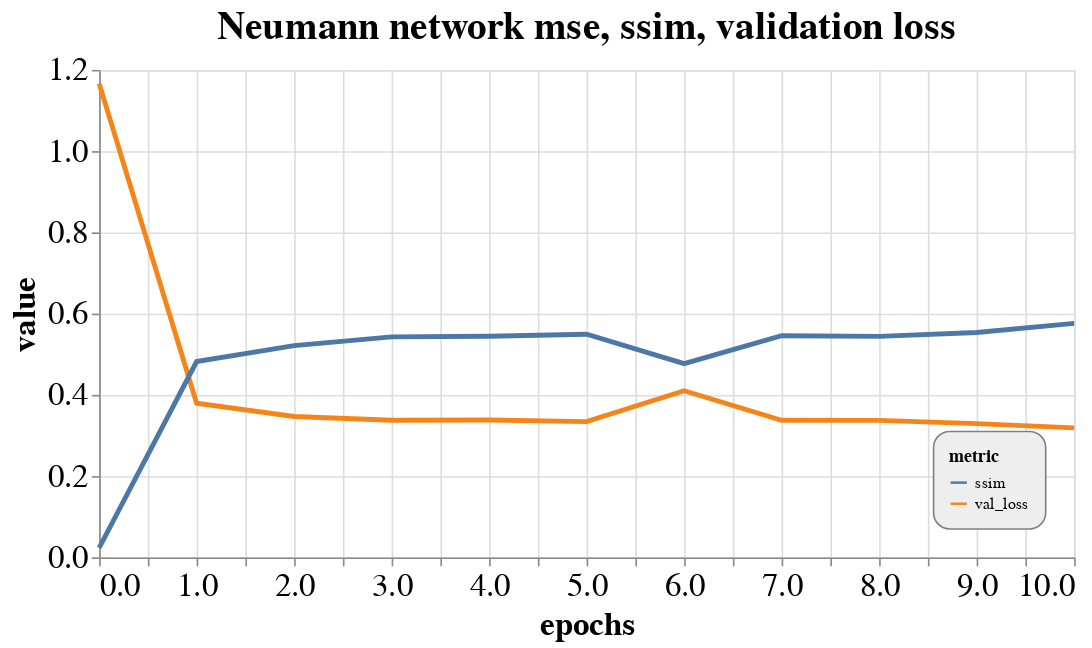

The notebook cell saved with this chart:
### Code cell
path = Path("experiments/neumann/20200504_blocks_6_10_100/validation_metrics/metrics.csv")
metrics = pd.read_csv(path)
metrics = metrics.drop(["psnr", "nmse"], axis=1)
metrics.index = metrics.index.set_names(['epochs'])
metrics_chart(metrics, "Neumann network mse, ssim, validation loss")

### Figure 1 — Vega-Lite specification as saved in the notebook (floating-point values rounded to 4 significant figures)
{"config": {"view": {"continuousWidth": 400, "continuousHeight": 300}, "axis": {"labelFontSize": 20, "titleFontSize": 20}, "legend": {"cornerRadius": 10, "fillColor": "#EEEEEE", "orient": "bottom-right", "padding": 10, "strokeColor": "gray"}, "title": {"fontSize": 24}}, "data": {"name": "data-da021677e952d47d06940400a62cd82f"}, "mark": {"type": "line", "strokeWidth": 3.0}, "encoding": {"color": {"type": "nominal", "field": "metric"}, "x": {"type": "quantitative", "field": "epochs"}, "y": {"type": "quantitative", "field": "value"}}, "height": 300, "resolve": {"scale": {"color": "independent"}}, "title": "Neumann network mse, ssim, validation loss", "width": 600, "$schema": "https://vega.github.io/schema/vega-lite/v4.8.1.json", "datasets": {"data-da021677e952d47d06940400a62cd82f": [{"epochs": 0, "metric": "val_loss", "value": 1.167}, {"epochs": 1, "metric": "val_loss", "value": 0.3793}, {"epochs": 2, "metric": "val_loss", "value": 0.3467}, {"epochs": 3, "metric": "val_loss", "value": 0.3376}, {"epochs": 4, "metric": "val_loss", "value": 0.3382}, {"epochs": 5, "metric": "val_loss", "value": 0.3341}, {"epochs": 6, "metric": "val_loss", "value": 0.4101}, {"epochs": 7, "metric": "val_loss", "value": 0.3374}, {"epochs": 8, "metric": "val_loss", "value": 0.3373}, {"epochs": 9, "metric": "val_loss", "value": 0.3292}, {"epochs": 10, "metric": "val_loss", "value": 0.3187}, {"epochs": 0, "metric": "ssim", "value": 0.02338}, {"epochs": 1, "metric": "ssim", "value": 0.482}, {"epochs": 2, "metric": "ssim", "value": 0.5211}, {"epochs": 3, "metric": "ssim", "value": 0.5427}, {"epochs": 4, "metric": "ssim", "value": 0.5443}, {"epochs": 5, "metric": "ssim", "value": 0.5494}, {"epochs": 6, "metric": "ssim", "value": 0.4769}, {"epochs": 7, "metric": "ssim", "value": 0.5456}, {"epochs": 8, "metric": "ssim", "value": 0.5442}, {"epochs": 9, "metric": "ssim", "value": 0.5536}, {"epochs": 10, "metric": "ssim", "value": 0.5759}]}}
